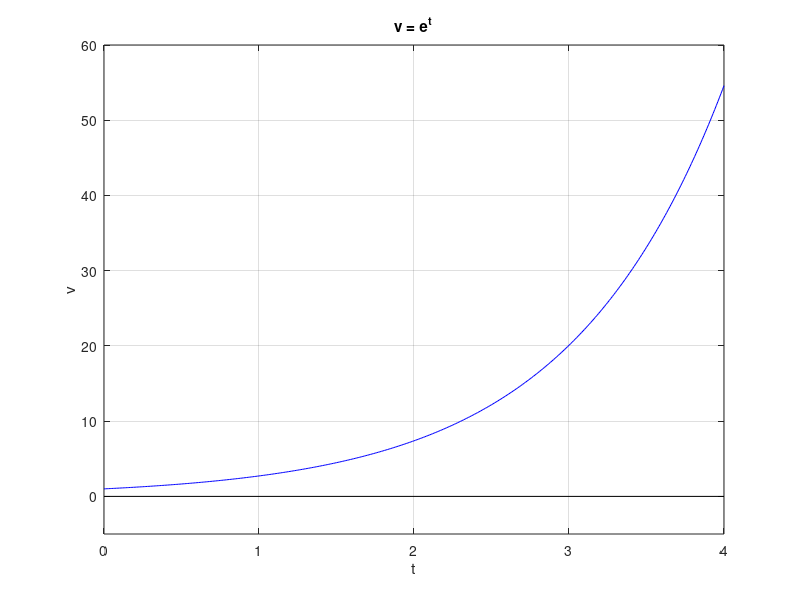
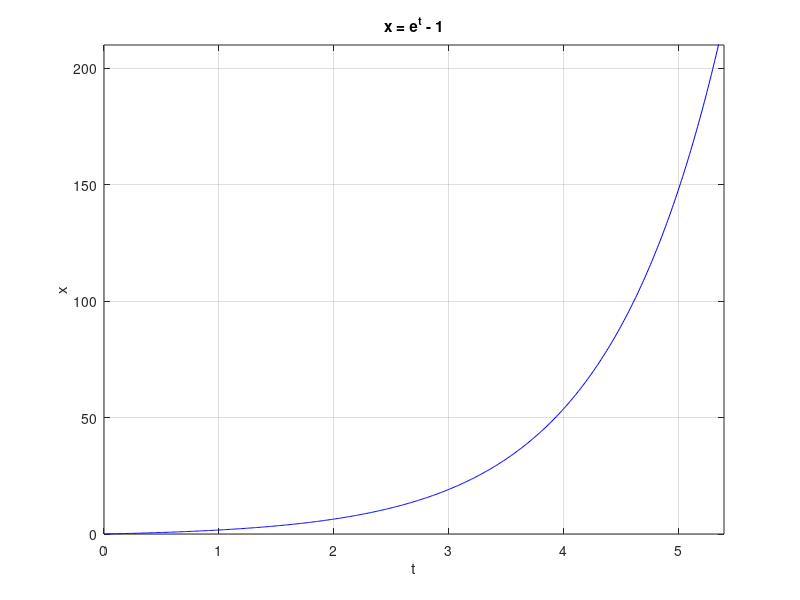

Write the MATLAB code that produced these figures, in order.
close all

% Graph of  v = e^t
t=0:0.01:4;
v= exp(t);
plot(t,v,'b');
hold on
grid on;

% The t axis
t=linspace(0,4,2);
v=0*t;
plot(t,v,'k');

% The v axis
% v=linspace(0,210,2);
% t=0*v;
% plot(t,v,'k');

% The title and the labels
xlabel('t');
ylabel('v');
title('v = e^t');

axis([0, 4, -5, 60])

%%%%%%%%%%%%%%%%%%%%%%%%%%%%%%%%%%%%%%%%%%%%%%%%%%%%%%%%%%%%
figure

% Graph of  x = e^t - 1
t=0:0.01:5.4;
x= exp(t) - 1;
plot(t,x,'b');
hold on
grid on;

% The t axis
% t=linspace(0,5.4,2);
% x=0*t;
% plot(t,x,'k');

% The x axis
% x=linspace(0,210,2);
% t=0*x;
% plot(t,x,'k');

% The title and the labels
xlabel('t');
ylabel('x');
title('x = e^t - 1');

axis([0, 5.4, 0, 210])
